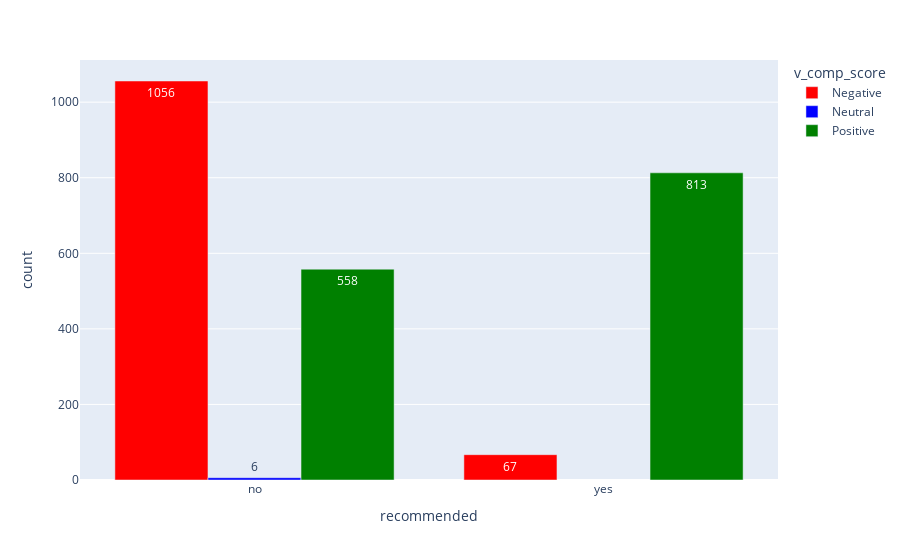

Notebook source saved alongside this figure:
### Code cell
df_vader = df.groupby(['recommended', 'v_comp_score']).size().reset_index(name='count')

chart_vader = px.bar(
    df_vader,
    x = "recommended",
    y = "count",
    color = 'v_comp_score',
    barmode = 'group', text_auto=True,
    color_discrete_map = {'Negative': 'red', 'Neutral': 'blue', 'Positive': 'green'}
)
chart_vader

### Figure 1 — Plotly figure (JSON) as saved in the notebook; plotly's stock layout.template omitted (floating-point values rounded to 4 significant figures)
{"data": [{"alignmentgroup": "True", "hovertemplate": "v_comp_score=Negative<br>recommended=%{x}<br>count=%{y}<extra></extra>", "legendgroup": "Negative", "marker": {"color": "red", "pattern": {"shape": ""}}, "name": "Negative", "offsetgroup": "Negative", "orientation": "v", "showlegend": true, "textposition": "auto", "texttemplate": "%{y}", "type": "bar", "x": ["no", "yes"], "xaxis": "x", "y": [1056, 67], "yaxis": "y"}, {"alignmentgroup": "True", "hovertemplate": "v_comp_score=Neutral<br>recommended=%{x}<br>count=%{y}<extra></extra>", "legendgroup": "Neutral", "marker": {"color": "blue", "pattern": {"shape": ""}}, "name": "Neutral", "offsetgroup": "Neutral", "orientation": "v", "showlegend": true, "textposition": "auto", "texttemplate": "%{y}", "type": "bar", "x": ["no"], "xaxis": "x", "y": [6], "yaxis": "y"}, {"alignmentgroup": "True", "hovertemplate": "v_comp_score=Positive<br>recommended=%{x}<br>count=%{y}<extra></extra>", "legendgroup": "Positive", "marker": {"color": "green", "pattern": {"shape": ""}}, "name": "Positive", "offsetgroup": "Positive", "orientation": "v", "showlegend": true, "textposition": "auto", "texttemplate": "%{y}", "type": "bar", "x": ["no", "yes"], "xaxis": "x", "y": [558, 813], "yaxis": "y"}], "layout": {"barmode": "group", "legend": {"title": {"text": "v_comp_score"}, "tracegroupgap": 0}, "margin": {"t": 60}, "xaxis": {"anchor": "y", "domain": [0, 1], "title": {"text": "recommended"}}, "yaxis": {"anchor": "x", "domain": [0, 1], "title": {"text": "count"}}}}
